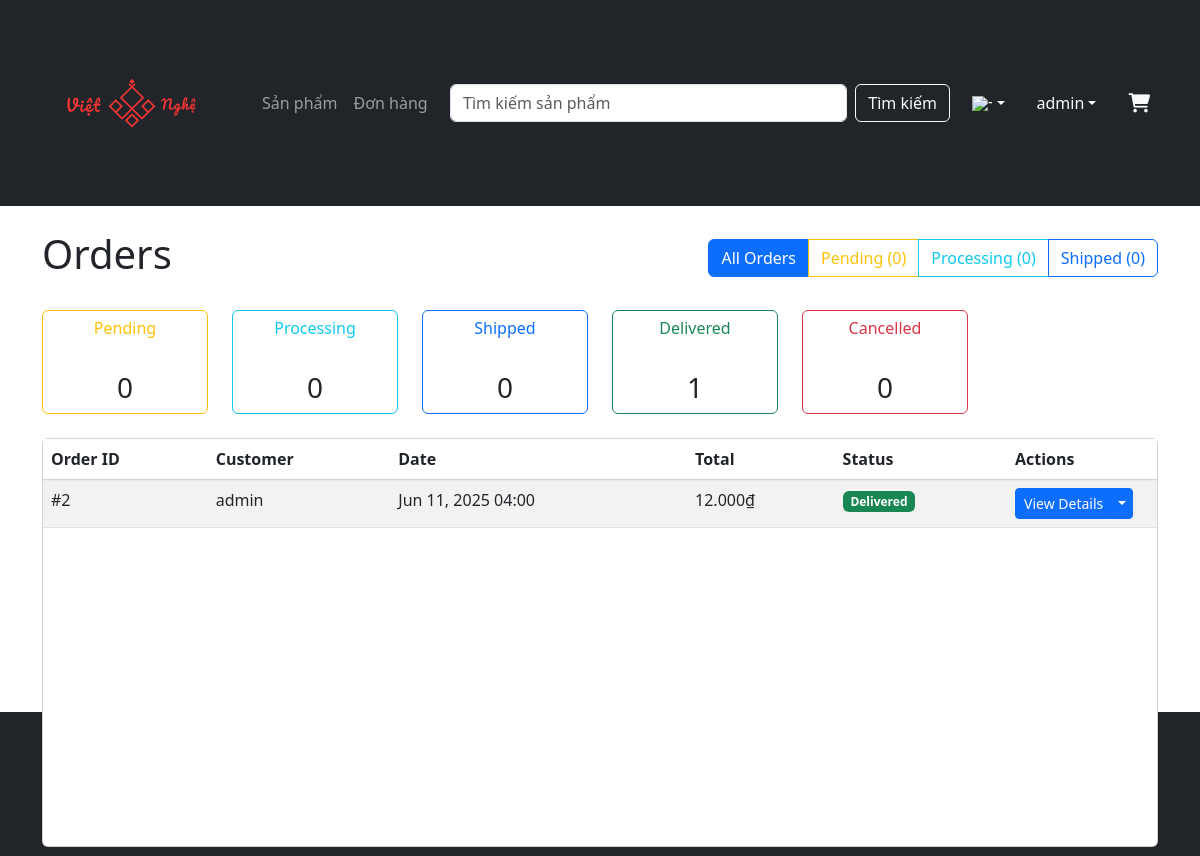
Page /admin/orders (signed in) on the earlier database version.
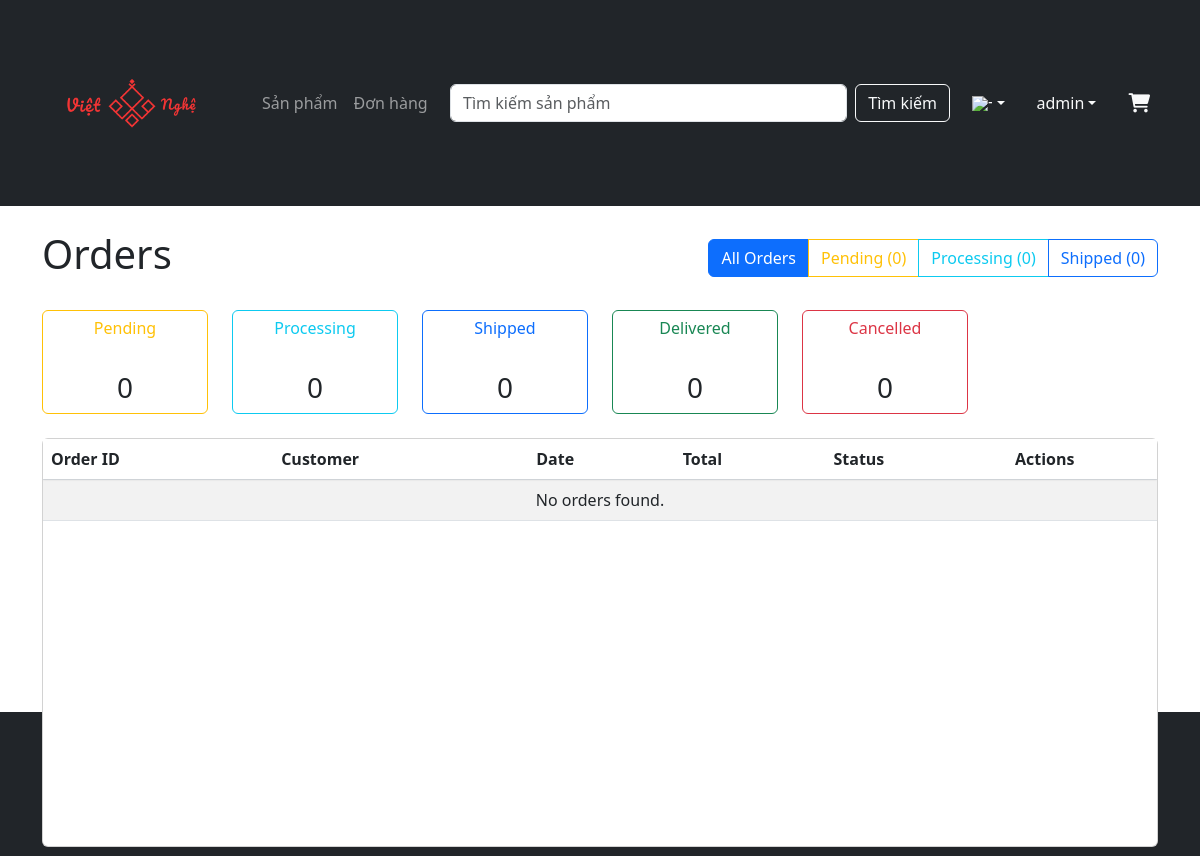
Same page on the later database version.
### tables this page shows
CREATE TABLE `orders` (
  `order_id` int(11) NOT NULL,
  `user_id` int(11) NOT NULL,
  `cart_id` int(11) NOT NULL,
  `processed_by` int(11) DEFAULT NULL,
  `order_date` datetime DEFAULT current_timestamp(),
  `total_amount` decimal(8,2) NOT NULL,
  `status` enum('pending','processing','shipped','delivered','cancelled') DEFAULT 'pending',
  `shipping_address` varchar(200) DEFAULT NULL
);

### controllers/Controller.php (called while the page is built, shortened)
<?php
abstract class Controller {
    protected function render($view, $data = []) {
        extract($data);
        $viewPath = __DIR__ . "/../views/{$view}.php";
        require $viewPath;
        require __DIR__ . "/../views/layouts/main.php";
    }
}

### controllers/AdminController.php (called while the page is built, shortened)
<?php
require_once __DIR__ . '/Controller.php';
require_once __DIR__ . '/../models/Order.php';
class AdminController extends Controller {
    private $orderModel;
    public function __construct() {
        $this->orderModel = new Order();
    }
    public function orders() {
        $status = $_GET['status'] ?? null;
        $orders = $status ? $this->orderModel->getOrdersByStatus($status) : $this->orderModel->getAll();
        $this->render('admin/orders/index', [
            'orders' => $orders,
            'currentStatus' => $status,
            'totalPending' => $this->orderModel->countOrdersByStatus('pending'),
            'totalProcessing' => $this->orderModel->countOrdersByStatus('processing'),
            'totalShipped' => $this->orderModel->countOrdersByStatus('shipped'),
            'totalDelivered' => $this->orderModel->countOrdersByStatus('delivered'),
            'totalCancelled' => $this->orderModel->countOrdersByStatus('cancelled')
        ]);
    }
    protected function getStatusBadgeClass($status) {
        switch ($status) {
            case 'delivered':
                return 'success';
        }
    }
}

### models/Model.php (called while the page is built, shortened)
<?php
class Model {
    public function __construct() {
        global $db;
        $this->db = $db;
    }
}

### models/Order.php (called while the page is built, shortened)
<?php
require_once __DIR__ . '/Model.php';
class Order extends Model {
    protected $table = 'orders';
    public function getAll() {
        $sql = "SELECT o.*, CONCAT(u.first_name, ' ', u.last_name) as customer_name
                FROM {$this->table} o
                JOIN users u ON o.user_id = u.user_id
                ORDER BY o.order_date DESC";
        $result = $this->db->query($sql);
        return $result->fetch_all(MYSQLI_ASSOC);
    }
    public function countOrdersByStatus($status) {
        $sql = "SELECT COUNT(*) as count FROM {$this->table} WHERE status = ?";
        $stmt = $this->db->prepare($sql);
        $stmt->bind_param("s", $status);
        $stmt->execute();
        $result = $stmt->get_result();
        $row = $result->fetch_assoc();
        return $row['count'];
    }
}

### config/helpers.php (called while the page is built, shortened)
<?php
function formatCurrency($amount, $currency = 'VND') {
    if ($currency === 'VND') {
        return number_format($amount, 0, ',', '.') . '₫';
    } else {
        return '$' . number_format($amount, 2, '.', ',');
    }
}

### views/admin/orders/index.php (the view, shortened to what the changed rows need)
<div class="row">
    <div class="col-12">
        <div class="d-flex justify-content-between align-items-center mb-4">
            <h1>Orders</h1>
        </div>
        <div class="row mb-4">
            <div class="col-md-2">
                <div class="card border-success h-100">
                    <div class="card-body p-2 text-center">
                        <h6 class="card-title text-success mb-1">Delivered</h6>
                        <h3 class="mb-0"><?php echo $totalDelivered; ?></h3>
                    </div>
                </div>
            </div>
        </div>
        <div class="card">
            <div class="card-body p-0">
                <div class="table-responsive" style="height: calc(100vh - 800px); min-height: 200px; max-height: 800px; overflow-y: auto;">
                    <table class="table table-striped table-hover mb-0">
                        <thead style="position: sticky; top: 0; background: white; z-index: 1; box-shadow: 0 1px 2px rgba(0,0,0,0.1);">
                            <tr>
                                <th>Order ID</th>
                                <th>Customer</th>
                                <th>Date</th>
                                <th>Total</th>
                                <th>Status</th>
                                <th style="width: 150px;">Actions</th>
                            </tr>
                        </thead>
                        <tbody>
                            <?php if (empty($orders)): ?>
                                <tr>
                                    <td colspan="6" class="text-center">No orders found.</td>
                                </tr>
                            <?php else: ?>
                                <?php foreach ($orders as $order): ?>
                                    <tr>
                                        <td>#<?php echo $order['order_id']; ?></td>
                                        <td><?php echo htmlspecialchars($order['customer_name']); ?></td>
                                        <td><?php echo date('M d, Y H:i', strtotime($order['order_date'])); ?></td>
                                        <td><?php echo formatCurrency($order['total_amount']); ?></td>
                                        <td>
                                            <span class="badge bg-<?php echo $this->getStatusBadgeClass($order['status']); ?>">
                                                <?php echo ucfirst($order['status']); ?>
                                            </span>
                                        </td>
                                        <td>
                                            <div class="btn-group">
                                                <a href="<?= $this->basePath ?>/admin/orders/<?php echo $order['order_id']; ?>"
                                                   class="btn btn-sm btn-primary">View Details</a>
                                                <button type="button" class="btn btn-sm btn-primary dropdown-toggle dropdown-toggle-split" data-bs-toggle="dropdown" aria-expanded="false">
                                                </button>
                                            </div>
                                        </td>
                                    </tr>
                                <?php endforeach; ?>
                            <?php endif; ?>
                        </tbody>
                    </table>
                </div>
            </div>
        </div>
    </div>
</div>

Differences in the rows shown:
removed orders: order_id "2", customer_name "admin", order_date "Jun 11, 2025 04:00", total_amount "12.000₫", status "Delivered"
Other differences:
$totalDelivered: "1" → "0"
text now shown: "No orders found."
